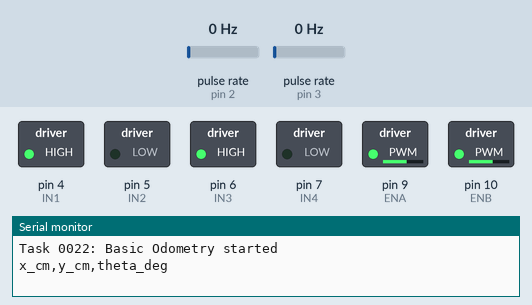
Recording of a sketch running on a simulated Arduino Uno, built with avr-gcc and run on an emulated ATmega328P. Parts: switched loads named in the sketch (green lamp = pin HIGH), the last lines printed to the serial monitor. Wiring (inferred from the names in the program): 2 × pulse sensor: data pin 2 / data pin 3. The inputs (shaded band) are chosen by the test bench; at power-on: pulse rate (sensors on pin 2, pin 3) 0 Hz.

Above: at 0.1 s.
At 8.1 s:
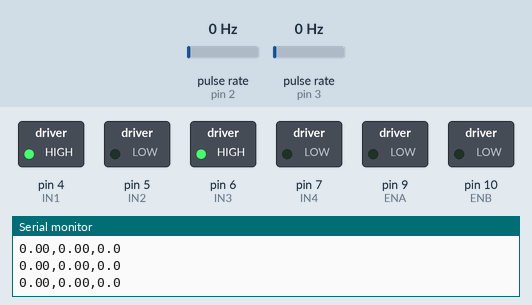
Timing chart, 0 to 9.6 s (numbered marks = the images above):
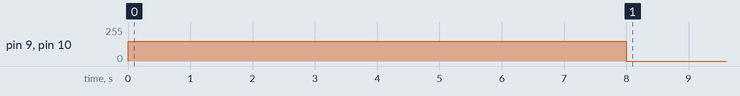

The sketch:

0022.ino
```cpp
/*
  Task 0022 : basic odometry using wheel encoders

  Description:
  This task estimates the robot's position and heading using odometry.
  The robot moves forward for a fixed time and prints:
    - x position (cm)
    - y position (cm)
    - heading theta (degrees)

  Key idea:
    Left and right wheel distances tell you:
      - how far the robot moved (center distance)
      - how much it rotated (change in heading)

  This is a foundation for:
    - navigation
    - mapping
    - path planning

  Hardware:
    Encoders (2x):
      LEFT_ENCODER  -> D2 (interrupt)
      RIGHT_ENCODER -> D3 (interrupt)

    L298N Motor Driver:
      Left:  IN1 -> D4, IN2 -> D5, ENA -> D9
      Right: IN3 -> D6, IN4 -> D7, ENB -> D10
*/

#include <Arduino.h>
const int LEFT_ENCODER  = 2;
const int RIGHT_ENCODER = 3;
volatile long leftPulses  = 0;
volatile long rightPulses = 0;
const int IN1 = 4;
const int IN2 = 5;
const int IN3 = 6;
const int IN4 = 7;
const int ENA = 9;
const int ENB = 10;

const int   PULSES_PER_REV    = 20;
const float WHEEL_DIAMETER_CM = 6.5;
const float WHEEL_BASE_CM     = 14.0;   // distance between wheels
const float PI_VAL            = 3.14159;

const int SPEED_FWD = 150;

float x_cm = 0.0;
float y_cm = 0.0;
float theta_rad = 0.0;

unsigned long lastUpdateMs = 0;
const unsigned long UPDATE_INTERVAL_MS = 200;

long prevLeft = 0;
long prevRight = 0;
void leftEncoderISR()  { leftPulses++;  }
void rightEncoderISR() { rightPulses++; }

float pulsesToDistanceCm(long pulses) {
  float wheelCirc = PI_VAL * WHEEL_DIAMETER_CM;
  float revs = (float)pulses / (float)PULSES_PER_REV;
  return revs * wheelCirc;
}

void driveForward() {
  digitalWrite(IN1, HIGH); digitalWrite(IN2, LOW);
  digitalWrite(IN3, HIGH); digitalWrite(IN4, LOW);
  analogWrite(ENA, SPEED_FWD);
  analogWrite(ENB, SPEED_FWD);
}

void stopMotors() {
  analogWrite(ENA, 0);
  analogWrite(ENB, 0);
}

float normalizeAngle(float a) {
  while (a > PI_VAL)  a -= 2.0 * PI_VAL;
  while (a < -PI_VAL) a += 2.0 * PI_VAL;
  return a;
}

void setup() {
  pinMode(LEFT_ENCODER, INPUT_PULLUP);
  pinMode(RIGHT_ENCODER, INPUT_PULLUP);
  pinMode(IN1, OUTPUT); pinMode(IN2, OUTPUT);
  pinMode(IN3, OUTPUT); pinMode(IN4, OUTPUT);
  pinMode(ENA, OUTPUT); pinMode(ENB, OUTPUT);
  attachInterrupt(digitalPinToInterrupt(LEFT_ENCODER),  leftEncoderISR,  RISING);
  attachInterrupt(digitalPinToInterrupt(RIGHT_ENCODER), rightEncoderISR, RISING);
  Serial.begin(9600);
  Serial.println("Task 0022: Basic Odometry started");
  Serial.println("x_cm,y_cm,theta_deg");

  driveForward();
  lastUpdateMs = millis();
}

void loop() {
  unsigned long now = millis();

  // run for ~8 sec
  if (now > 8000) {
    stopMotors();
  }

  if (now - lastUpdateMs >= UPDATE_INTERVAL_MS) {
    lastUpdateMs = now;

    long l, r;
    noInterrupts();
    l = leftPulses;
    r = rightPulses;
    interrupts();
    long dL_p = l - prevLeft;
    long dR_p = r - prevRight;
    prevLeft = l;
    prevRight = r;

    float dL = pulsesToDistanceCm(dL_p);
    float dR = pulsesToDistanceCm(dR_p);

    float dCenter = (dL + dR) / 2.0;
    float dTheta  = (dR - dL) / WHEEL_BASE_CM;  // radians


    float thetaMid = theta_rad + dTheta / 2.0;
    x_cm += dCenter * cos(thetaMid);
    y_cm += dCenter * sin(thetaMid);
    theta_rad = normalizeAngle(theta_rad + dTheta);

    float theta_deg = theta_rad * 180.0 / PI_VAL;
    Serial.print(x_cm, 2);
    Serial.print(",");
    Serial.print(y_cm, 2);
    Serial.print(",");
    Serial.println(theta_deg, 1);
  }
}
```

Measured:
- by itself, pin 9 (ENA), pin 10 (ENB): 150/255 → 0/255 at 8.0 s
